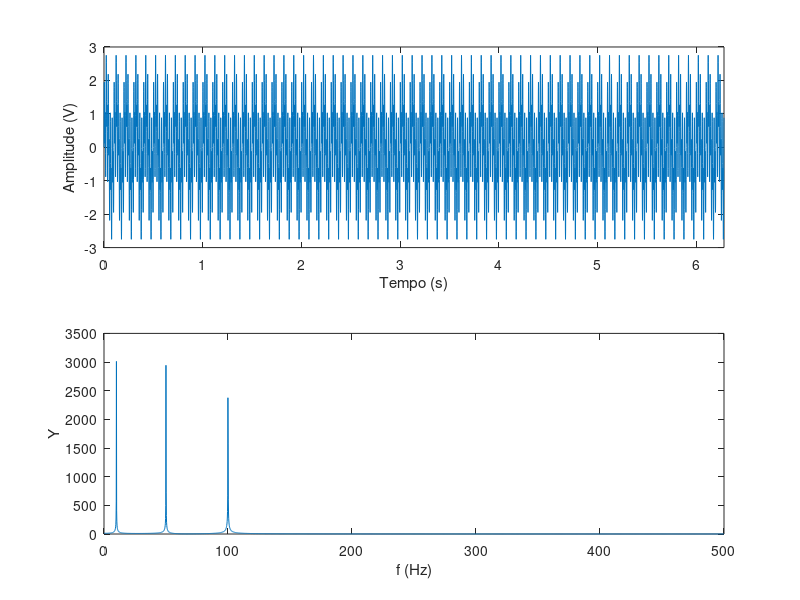

Reproduce this figure in MATLAB.
%%% Exemplo de transformada rápida de Fourier com o Octave.
%%%
%%%

Fs = 1000;     % Taxa de amostragem do sinal (Hz)
Ts = 1/Fs;      % Tempo entre amostras = 1/Fs

t = 0:Ts:2*pi;           % Vetor tempo
F1 = 10;                  % Primeira frequencia (Hz)
F2 = 50;                 % Segunda frequencia (Hz)
F3 = 100;                % Terceira frequencia (Hz)

y = sin(2*pi*F1*t) + sin(2*pi*F2*t) + sin(2*pi*F3*t); % y = sinal composto
Y = abs(fft(y));  % Y = fft do sinal (descartar fase)
Y = Y(1:length(Y)/2); % Descartar segunda metade (FFT eh simetrico)

f = (0:length(Y)-1)*Fs/length(y); % Vetor frequencia

subplot(211);    % Criar grafico
plot(t, y);      % plotar no dominio do tempo
xlabel('Tempo (s)');
xlim([0 2*pi]);  % Limitar o eixo X entre 0 e 2 pi
ylabel('Amplitude (V)');

subplot(212);
plot(f, Y);
xlabel('f (Hz)');
ylabel('Y');
%set(gca, 'xtick', 0:Fs/20:Fs/2);    % Colocar "ticks" a cada 50 Hz
